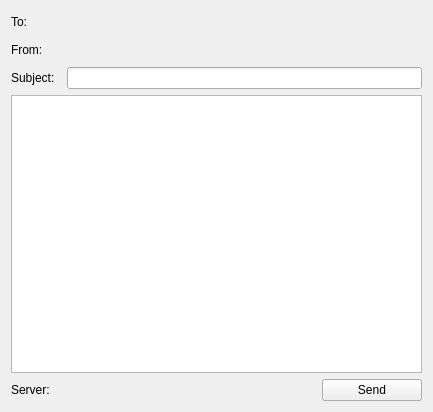
<?xml version="1.0" encoding="UTF-8"?>
<ui version="4.0">
 <class>MTCompose</class>
 <widget class="QWidget" name="MTCompose">
  <property name="geometry">
   <rect>
    <x>0</x>
    <y>0</y>
    <width>433</width>
    <height>412</height>
   </rect>
  </property>
  <property name="windowTitle">
   <string>Dialog</string>
  </property>
  <layout class="QGridLayout" name="gridLayout">
   <item row="0" column="0">
    <widget class="QLabel" name="label">
     <property name="maximumSize">
      <size>
       <width>16777215</width>
       <height>25</height>
      </size>
     </property>
     <property name="text">
      <string>To:</string>
     </property>
    </widget>
   </item>
   <item row="0" column="1" colspan="2">
    <widget class="QPushButton" name="toButton">
     <property name="text">
      <string/>
     </property>
     <property name="flat">
      <bool>true</bool>
     </property>
    </widget>
   </item>
   <item row="1" column="0">
    <widget class="QLabel" name="label_2">
     <property name="maximumSize">
      <size>
       <width>16777215</width>
       <height>25</height>
      </size>
     </property>
     <property name="text">
      <string>From:</string>
     </property>
    </widget>
   </item>
   <item row="1" column="1" colspan="2">
    <widget class="QPushButton" name="fromButton">
     <property name="text">
      <string/>
     </property>
     <property name="flat">
      <bool>true</bool>
     </property>
    </widget>
   </item>
   <item row="2" column="0">
    <widget class="QLabel" name="label_4">
     <property name="maximumSize">
      <size>
       <width>16777215</width>
       <height>25</height>
      </size>
     </property>
     <property name="text">
      <string>Subject:</string>
     </property>
    </widget>
   </item>
   <item row="2" column="1" colspan="2">
    <widget class="QLineEdit" name="subjectEdit"/>
   </item>
   <item row="3" column="0" colspan="3">
    <widget class="QPlainTextEdit" name="contentsEdit"/>
   </item>
   <item row="4" column="0">
    <widget class="QLabel" name="label_3">
     <property name="maximumSize">
      <size>
       <width>50</width>
       <height>25</height>
      </size>
     </property>
     <property name="text">
      <string>Server:</string>
     </property>
    </widget>
   </item>
   <item row="4" column="1">
    <widget class="QPushButton" name="serverButton">
     <property name="styleSheet">
      <string notr="true"/>
     </property>
     <property name="text">
      <string/>
     </property>
     <property name="flat">
      <bool>true</bool>
     </property>
    </widget>
   </item>
   <item row="4" column="2">
    <widget class="QPushButton" name="sendButton">
     <property name="maximumSize">
      <size>
       <width>100</width>
       <height>16777215</height>
      </size>
     </property>
     <property name="text">
      <string>Send</string>
     </property>
    </widget>
   </item>
  </layout>
 </widget>
 <resources/>
 <connections/>
</ui>
